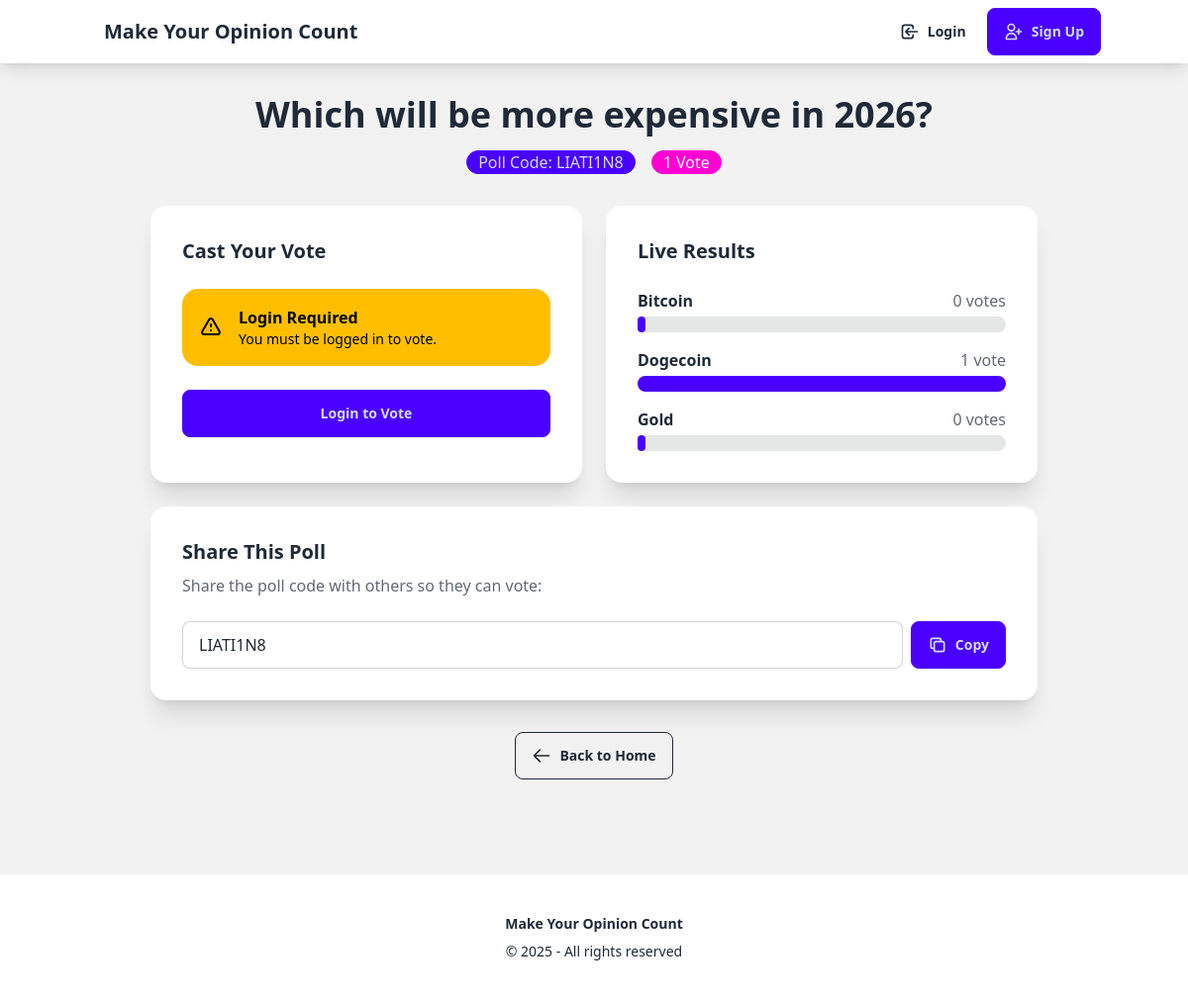
Screenshot of /polls/LIATI1N8/ with the database file from the repository.
### polls/models.py (models this page shows, shortened)
class Poll(models.Model):
    question = models.CharField(max_length=200)
    created_by = models.ForeignKey(User, on_delete=models.CASCADE, related_name='polls', null=True, blank=True)
    created_date = models.DateTimeField(auto_now_add=True)
    poll_code = models.CharField(max_length=8, unique=True, blank=True)
    is_active = models.BooleanField(default=True)
    def get_total_votes(self):
        return Vote.objects.filter(choice__poll=self).count()
    class Meta:
        ordering = ['-created_date']

class Choice(models.Model):
    poll = models.ForeignKey(Poll, on_delete=models.CASCADE, related_name='choices')
    text = models.CharField(max_length=200)
    vote_count = models.IntegerField(default=0)  # Deprecated, use Vote model instead
    def get_vote_count(self):
        return self.votes.count()
    class Meta:
        ordering = ['id']

### polls/views.py (the view)
# urls.py: path('<str:poll_code>/', views.view_poll, name='view_poll'),
def view_poll(request, poll_code):
    poll = get_object_or_404(Poll, poll_code=poll_code)
    choices = poll.choices.all()
    total_votes = poll.get_total_votes()
    has_voted = False
    user_vote = None
    if request.user.is_authenticated:
        has_voted = poll.user_has_voted(request.user)
        if has_voted:
            user_vote = Vote.objects.filter(choice__poll=poll, user=request.user).first()
    context = {
        'poll': poll,
        'choices': choices,
        'total_votes': total_votes,
        'has_voted': has_voted,
        'user_vote': user_vote,
    }
    return render(request, 'polls/view_poll.html', context)

### polls/templates/polls/view_poll.html (shortened to what this page needs)
{% extends 'base.html' %}
{% block content %}
<div class="max-w-4xl mx-auto">
    <div class="text-center mb-8">
        <h1 class="text-4xl font-bold mb-4">{{ poll.question }}</h1>
        <div class="flex justify-center gap-4 text-sm flex-wrap">
            <div class="badge badge-primary badge-lg">Poll Code: {{ poll.poll_code }}</div>
            <div class="badge badge-secondary badge-lg">{{ total_votes }} Vote{{ total_votes|pluralize }}</div>
        </div>
    </div>
    <div class="grid grid-cols-1 lg:grid-cols-2 gap-6">
        <div class="card bg-base-100 shadow-xl">
            <div class="card-body">
                <h2 class="card-title mb-4">Cast Your Vote</h2>
                {% if not user.is_authenticated %}
                <div class="alert alert-warning">
                    <div>
                        <h3 class="font-bold">Login Required</h3>
                        <div class="text-sm">You must be logged in to vote.</div>
                    </div>
                </div>
                <a href="{% url 'accounts:login' %}?next={{ request.path }}" class="btn btn-primary w-full mt-4">
                    Login to Vote
                </a>
                {% endif %}
            </div>
        </div>
        <div class="card bg-base-100 shadow-xl">
            <div class="card-body">
                <h2 class="card-title mb-4">Live Results</h2>
                <div class="space-y-4">
                    {% for choice in choices %}
                    {% with vote_count=choice.get_vote_count %}
                    {% if total_votes > 0 %}
                    {% widthratio vote_count total_votes 100 as calc_percentage %}
                    {% else %}
                    {% widthratio 0 1 100 as calc_percentage %}
                    {% endif %}
                    <div>
                        <div class="flex justify-between mb-1">
                            <span class="font-semibold">{{ choice.text }}</span>
                            <span class="text-base-content/70">{{ vote_count }} vote{{ vote_count|pluralize }}</span>
                        </div>
                        <div class="w-full bg-base-300 rounded-full h-4">
                            <div class="bg-primary h-4 rounded-full transition-all duration-500 flex items-center justify-end pr-2"
                                style="width: {{ calc_percentage }}%">
                            </div>
                        </div>
                    </div>
                    {% endwith %}
                    {% endfor %}
                </div>
            </div>
        </div>
    </div>
    <div class="card bg-base-100 shadow-xl mt-6">
        <div class="card-body">
            <h2 class="card-title">Share This Poll</h2>
            <p class="text-base-content/70">Share the poll code with others so they can vote:</p>
            <div class="flex gap-2 mt-4">
                <input type="text" value="{{ poll.poll_code }}" class="input input-bordered flex-1" id="pollCodeInput"
                    readonly />
                <button class="btn btn-primary" onclick="copyPollCode()">
                    <svg xmlns="http://www.w3.org/2000/svg" class="h-5 w-5" fill="none" viewBox="0 0 24 24"
                        stroke="currentColor">
                        <path stroke-linecap="round" stroke-linejoin="round" stroke-width="2"
                            d="M8 16H6a2 2 0 01-2-2V6a2 2 0 012-2h8a2 2 0 012 2v2m-6 12h8a2 2 0 002-2v-8a2 2 0 00-2-2h-8a2 2 0 00-2 2v8a2 2 0 002 2z" />
                    </svg>
                    Copy
                </button>
            </div>
        </div>
    </div>
    <div class="text-center mt-8">
        <a href="{% url 'home' %}" class="btn btn-outline">
            <svg xmlns="http://www.w3.org/2000/svg" class="h-5 w-5" fill="none" viewBox="0 0 24 24"
                stroke="currentColor">
                <path stroke-linecap="round" stroke-linejoin="round" stroke-width="2" d="M10 19l-7-7m0 0l7-7m-7 7h18" />
            </svg>
            Back to Home
        </a>
    </div>
</div>
{% endblock %}

### rows the page displays
Poll: question "Which will be more expensive in 2026?", poll_code "LIATI1N8"
Choice: text "Bitcoin", get_vote_count "0"
Choice: text "Dogecoin", get_vote_count "1", {{ calc_percentage }} 100 (drawn)
Choice: text "Gold", get_vote_count "0"

### other values shown
{{ total_votes }} "1"
